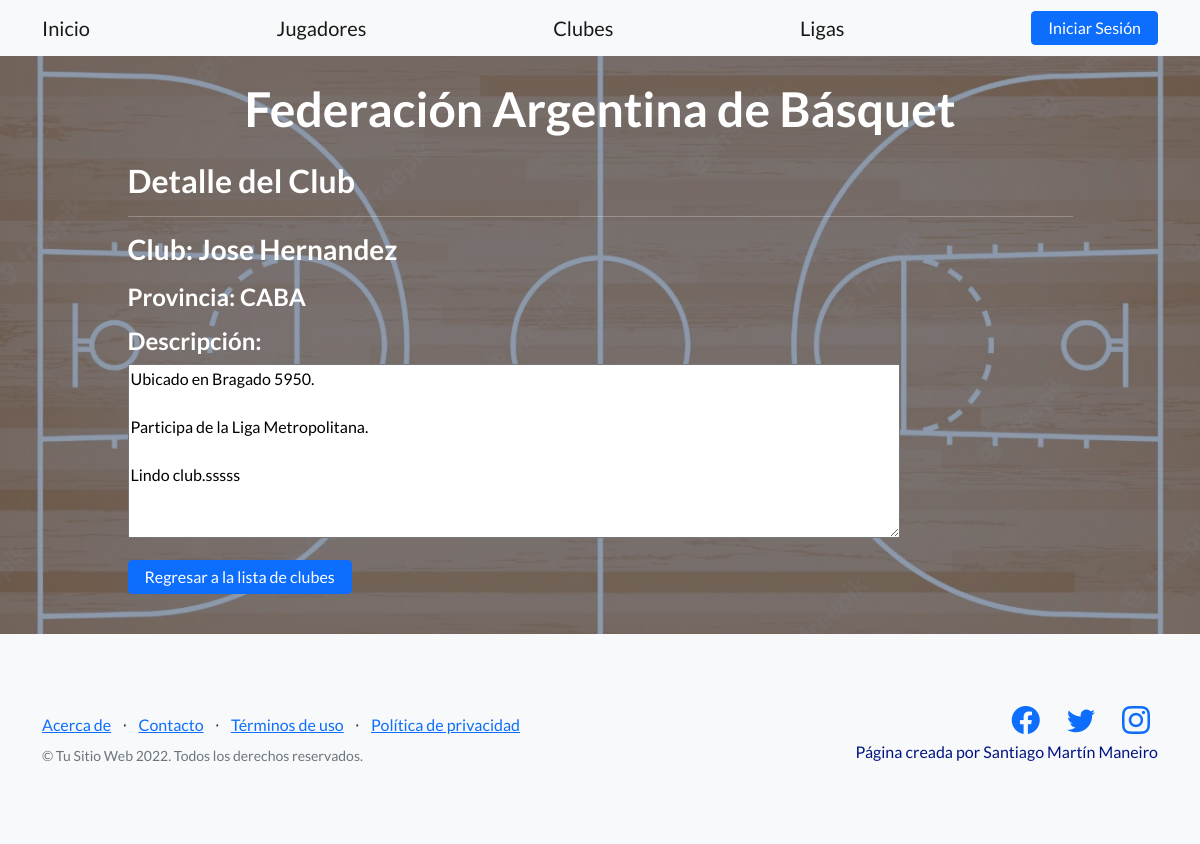
The page /clubes/8/detail on the database its author committed.
### clubes/models.py (models this page shows, shortened)
class Clubes(models.Model):
    nombre = models.CharField(max_length=30)
    provincia = models.CharField(max_length=30)
    descripcion = models.TextField(blank = True, null=True)

### clubes/views.py (the view)
# urls.py: path('<int:pk>/detail', views.ClubesDetailView.as_view(), name='clubes-detail'),
class ClubesDetailView(DetailView):
    model = Clubes
    template_name = "clubes_detail.html"
    fields = ['nombre', 'provincia', 'descripcion']

### clubes/templates/clubes_detail.html
{% extends "index.html" %}
{% load static %}
{% block ProjectManeiro_content %}
<h2>Detalle del Club</h2>
<hr></hr>
<p><h3>Club: {{ clubes.nombre }}</h3></p>
<p><h4>Provincia: {{ clubes.provincia }}</h4></p>
<h4>Descripción:</h4>
<p><textarea readonly rows="7" cols="90" >{{ clubes.descripcion }}</textarea></p>
<p><a class="btn btn-azul" href="{% url 'clubes:clubes-list' %}">Regresar a la lista de clubes</a></p>
{% endblock %}

### rows shown on the page
Clubes: nombre "Jose Hernandez", provincia "CABA", descripcion "Ubicado en Bragado 5950. Participa de la Liga Metropolitana. Lindo club.sssss"
